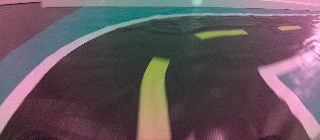
#> input picture examples/dataset_dummy/0001_1.png, 320 x 140 px
$ python -i dataset_utils.py   (imports and definitions only)
#> lines starting #> are read from the running program, lines starting #| are printed output that depends on the picture
#> further down, picture is the input picture: shape (140, 320, 3); mean B, G, R 95.1, 87.6, 103
import cv2
import numpy as np
from examples.udacity.udacity_utils.config import IMAGE_WIDTH, IMAGE_HEIGHT


def crop(image: np.ndarray) -> np.ndarray:
    """
    Crop the image (removing the sky at the top and the car front at the bottom)
    """
    return image[60:-25, :, :]  # remove the sky and the car front (from SelfOracle)
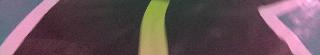
#> returned value: shape (55, 320, 3); mean of channels 0, 1, 2 88.9, 82.4, 103.2; drawn as B, G, R


def resize(image: np.ndarray) -> np.ndarray:
    """
    Resize the image to the input shape used by the network model
    """
    return cv2.resize(image, (IMAGE_WIDTH, IMAGE_HEIGHT), cv2.INTER_AREA)
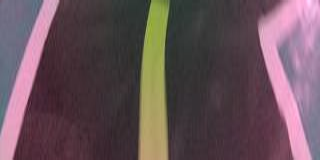
#> returned value: shape (160, 320, 3); mean of channels 0, 1, 2 88.9, 82.4, 103.1; drawn as B, G, R


def bgr2yuv(image: np.ndarray) -> np.ndarray:
    """
    Convert the image from BGR to YUV (This is what the NVIDIA model does)
    """
    return cv2.cvtColor(image, cv2.COLOR_BGR2YUV)
#> returned value: shape (160, 320, 3); mean of channels 0, 1, 2 89.3, 127.7, 140.1


def preprocess(image: np.ndarray) -> np.ndarray:
    """
    Combine all preprocess functions into one
    """
    image = crop(image=image)
    image = resize(image=image)
    image = bgr2yuv(image=image)
    return image

>>> import cv2
>>> picture = cv2.imread('../../../dataset_dummy/0001_1.png')
>>> result = preprocess(picture)
